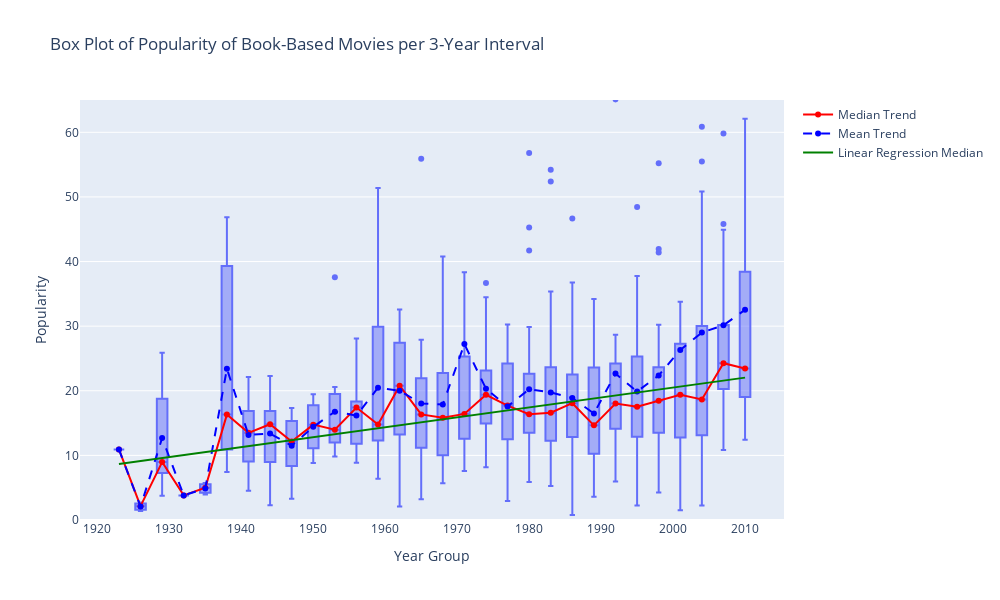
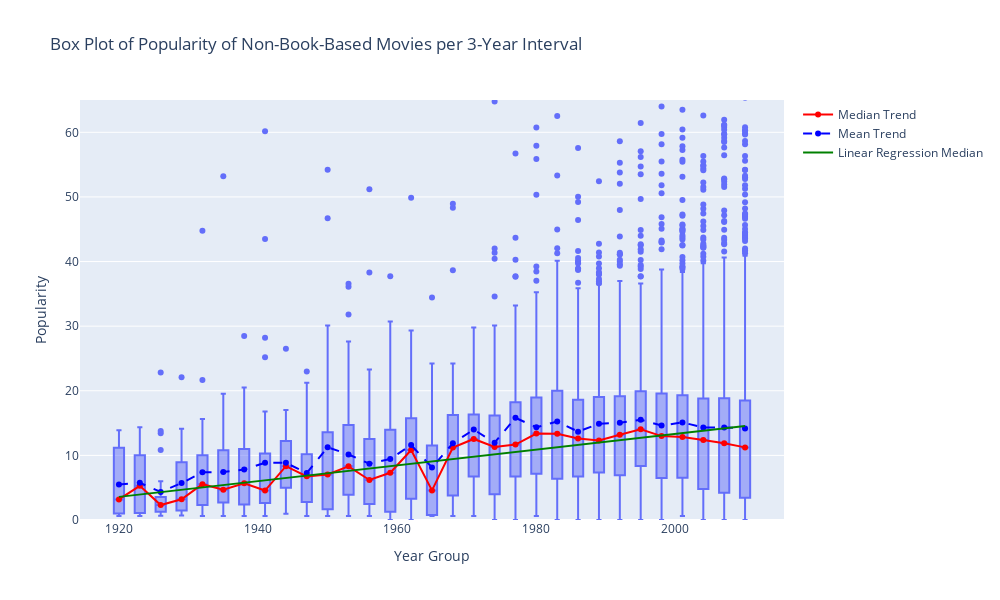
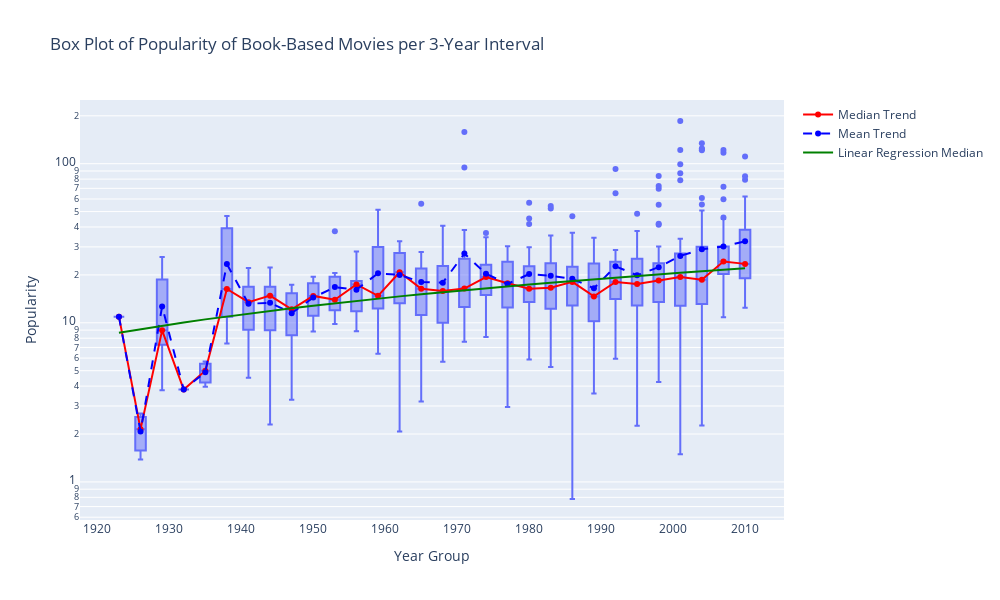
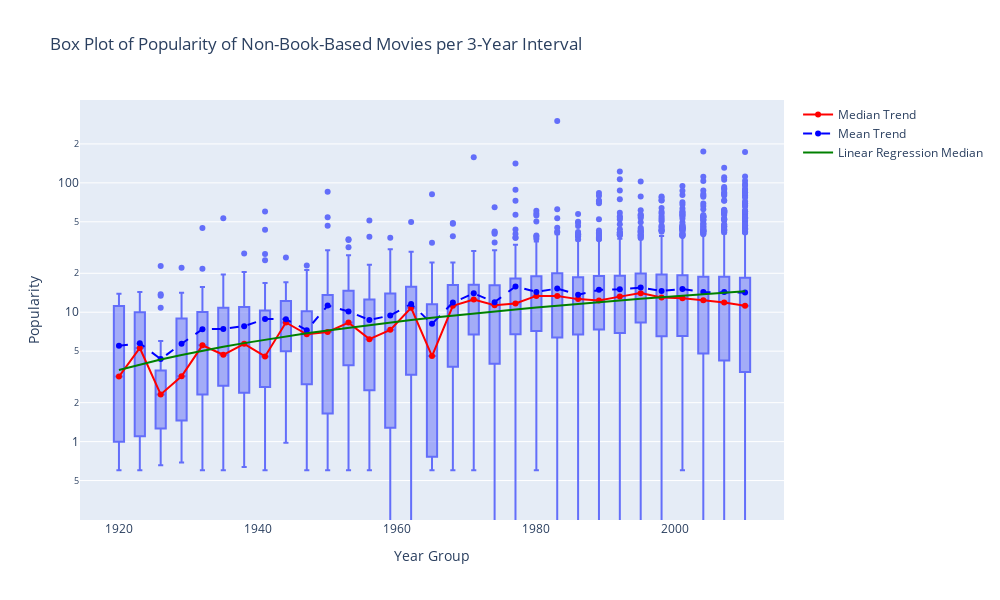

Notebook source saved alongside these figures, in order:
### Code cell
from src.utils.features_over_time_utils import plot_box_with_trends_over_time


plot_box_with_trends_over_time(
    based_on_books_df,
    value_column='popularity',
    title='Box Plot of Popularity of Book-Based Movies per 3-Year Interval',
    yaxis_label='Popularity',
    yaxis_range=(0, 65),
)

plot_box_with_trends_over_time(
    not_based_on_books_df,
    value_column='popularity',
    title='Box Plot of Popularity of Non-Book-Based Movies per 3-Year Interval',
    yaxis_label='Popularity',
    yaxis_range=(0, 65),
)

print("\n\n")

plot_box_with_trends_over_time(
    based_on_books_df,
    value_column='popularity',
    title='Box Plot of Popularity of Book-Based Movies per 3-Year Interval',
    yaxis_label='Popularity',
    use_log_y=True,
)

plot_box_with_trends_over_time(
    not_based_on_books_df,
    value_column='popularity',
    title='Box Plot of Popularity of Non-Book-Based Movies per 3-Year Interval',
    yaxis_label='Popularity',
    use_log_y=True,
)

### Figure 1 — Plotly figure (JSON) as saved in the notebook; plotly's stock layout.template omitted (floating-point values rounded to 4 significant figures; data arrays with more than 128 entries replaced by an {"elided": "..."} marker saying what was removed)
{"data": [{"alignmentgroup": "True", "hovertemplate": "Year Group=%{x}<br>Popularity=%{y}<extra></extra>", "legendgroup": "", "marker": {"color": "#636efa"}, "name": "", "notched": false, "offsetgroup": "", "orientation": "v", "showlegend": false, "x": {"elided": "655 int values"}, "x0": " ", "xaxis": "x", "y": {"elided": "655 float values"}, "y0": " ", "yaxis": "y", "type": "box"}, {"line": {"color": "red", "width": 2}, "mode": "lines+markers", "name": "Median Trend", "x": [1923, 1926, 1929, 1932, 1935, 1938, 1941, 1944, 1947, 1950, 1953, 1956, 1959, 1962, 1965, 1968, 1971, 1974, 1977, 1980, 1983, 1986, 1989, 1992, 1995, 1998, 2001, 2004, 2007, 2010], "y": [10.93, 2.146, 8.966, 3.808, 4.992, 16.31, 13.48, 14.82, 12.15, 14.76, 13.97, 17.41, 14.77, 20.79, 16.34, 15.84, 16.42, 19.37, 17.71, 16.38, 16.61, 18.08, 14.65, 18.04, 17.52, 18.46, 19.39, 18.66, 24.26, 23.46], "type": "scatter"}, {"line": {"color": "blue", "dash": "dash", "width": 2}, "mode": "lines+markers", "name": "Mean Trend", "x": [1923, 1926, 1929, 1932, 1935, 1938, 1941, 1944, 1947, 1950, 1953, 1956, 1959, 1962, 1965, 1968, 1971, 1974, 1977, 1980, 1983, 1986, 1989, 1992, 1995, 1998, 2001, 2004, 2007, 2010], "y": [10.93, 2.074, 12.68, 3.808, 4.889, 23.41, 13.16, 13.38, 11.5, 14.41, 16.77, 16.16, 20.47, 19.99, 18.03, 17.87, 27.23, 20.32, 17.57, 20.24, 19.75, 18.88, 16.48, 22.66, 19.87, 22.38, 26.31, 29.02, 30.13, 32.53], "type": "scatter"}, {"hovertemplate": "<b>OLS trendline</b><br>popularity = 0.15369 * year_group + -286.882<br>R<sup>2</sup>=0.632579<br><br>year_group=%{x}<br>popularity=%{y} <b>(trend)</b><extra></extra>", "legendgroup": "", "line": {"color": "green"}, "marker": {"color": "#636efa", "symbol": "circle"}, "mode": "lines", "name": "Linear Regression Median", "showlegend": true, "x": [1923, 1926, 1929, 1932, 1935, 1938, 1941, 1944, 1947, 1950, 1953, 1956, 1959, 1962, 1965, 1968, 1971, 1974, 1977, 1980, 1983, 1986, 1989, 1992, 1995, 1998, 2001, 2004, 2007, 2010], "xaxis": "x", "y": [8.664, 9.125, 9.586, 10.05, 10.51, 10.97, 11.43, 11.89, 12.35, 12.81, 13.28, 13.74, 14.2, 14.66, 15.12, 15.58, 16.04, 16.5, 16.96, 17.42, 17.89, 18.35, 18.81, 19.27, 19.73, 20.19, 20.65, 21.11, 21.57, 22.04], "yaxis": "y", "type": "scatter"}], "layout": {"xaxis": {"anchor": "y", "domain": [0.0, 1.0], "title": {"text": "Year Group"}}, "yaxis": {"anchor": "x", "domain": [0.0, 1.0], "title": {"text": "Popularity"}, "range": [0, 65]}, "legend": {"tracegroupgap": 0}, "title": {"text": "Box Plot of Popularity of Book-Based Movies per 3-Year Interval"}, "boxmode": "group", "width": 1000, "height": 600}}

### Figure 2 — Plotly figure (JSON) as saved in the notebook; plotly's stock layout.template omitted (floating-point values rounded to 4 significant figures; data arrays with more than 128 entries replaced by an {"elided": "..."} marker saying what was removed)
{"data": [{"alignmentgroup": "True", "hovertemplate": "Year Group=%{x}<br>Popularity=%{y}<extra></extra>", "legendgroup": "", "marker": {"color": "#636efa"}, "name": "", "notched": false, "offsetgroup": "", "orientation": "v", "showlegend": false, "x": {"elided": "6898 int values"}, "x0": " ", "xaxis": "x", "y": {"elided": "6898 float values"}, "y0": " ", "yaxis": "y", "type": "box"}, {"line": {"color": "red", "width": 2}, "mode": "lines+markers", "name": "Median Trend", "x": [1920, 1923, 1926, 1929, 1932, 1935, 1938, 1941, 1944, 1947, 1950, 1953, 1956, 1959, 1962, 1965, 1968, 1971, 1974, 1977, 1980, 1983, 1986, 1989, 1992, 1995, 1998, 2001, 2004, 2007, 2010], "y": [3.182, 5.291, 2.314, 3.201, 5.546, 4.689, 5.696, 4.556, 8.329, 6.755, 7.04, 8.312, 6.195, 7.309, 10.83, 4.582, 11.22, 12.54, 11.31, 11.67, 13.38, 13.36, 12.63, 12.31, 13.2, 14.05, 12.98, 12.85, 12.38, 11.89, 11.24], "type": "scatter"}, {"line": {"color": "blue", "dash": "dash", "width": 2}, "mode": "lines+markers", "name": "Mean Trend", "x": [1920, 1923, 1926, 1929, 1932, 1935, 1938, 1941, 1944, 1947, 1950, 1953, 1956, 1959, 1962, 1965, 1968, 1971, 1974, 1977, 1980, 1983, 1986, 1989, 1992, 1995, 1998, 2001, 2004, 2007, 2010], "y": [5.503, 5.755, 4.341, 5.711, 7.383, 7.432, 7.806, 8.866, 8.841, 7.271, 11.26, 10.14, 8.711, 9.441, 11.59, 8.131, 11.88, 14.0, 11.97, 15.81, 14.35, 15.24, 13.67, 14.9, 15.06, 15.51, 14.62, 15.1, 14.31, 14.32, 14.18], "type": "scatter"}, {"hovertemplate": "<b>OLS trendline</b><br>popularity = 0.121764 * year_group + -230.208<br>R<sup>2</sup>=0.785520<br><br>year_group=%{x}<br>popularity=%{y} <b>(trend)</b><extra></extra>", "legendgroup": "", "line": {"color": "green"}, "marker": {"color": "#636efa", "symbol": "circle"}, "mode": "lines", "name": "Linear Regression Median", "showlegend": true, "x": [1920, 1923, 1926, 1929, 1932, 1935, 1938, 1941, 1944, 1947, 1950, 1953, 1956, 1959, 1962, 1965, 1968, 1971, 1974, 1977, 1980, 1983, 1986, 1989, 1992, 1995, 1998, 2001, 2004, 2007, 2010], "xaxis": "x", "y": [3.58, 3.945, 4.311, 4.676, 5.041, 5.406, 5.772, 6.137, 6.502, 6.868, 7.233, 7.598, 7.964, 8.329, 8.694, 9.059, 9.425, 9.79, 10.16, 10.52, 10.89, 11.25, 11.62, 11.98, 12.35, 12.71, 13.08, 13.44, 13.81, 14.17, 14.54], "yaxis": "y", "type": "scatter"}], "layout": {"xaxis": {"anchor": "y", "domain": [0.0, 1.0], "title": {"text": "Year Group"}}, "yaxis": {"anchor": "x", "domain": [0.0, 1.0], "title": {"text": "Popularity"}, "range": [0, 65]}, "legend": {"tracegroupgap": 0}, "title": {"text": "Box Plot of Popularity of Non-Book-Based Movies per 3-Year Interval"}, "boxmode": "group", "width": 1000, "height": 600}}

### Figure 3 — Plotly figure (JSON) as saved in the notebook; plotly's stock layout.template omitted (floating-point values rounded to 4 significant figures; data arrays with more than 128 entries replaced by an {"elided": "..."} marker saying what was removed)
{"data": [{"alignmentgroup": "True", "hovertemplate": "Year Group=%{x}<br>Popularity=%{y}<extra></extra>", "legendgroup": "", "marker": {"color": "#636efa"}, "name": "", "notched": false, "offsetgroup": "", "orientation": "v", "showlegend": false, "x": {"elided": "655 int values"}, "x0": " ", "xaxis": "x", "y": {"elided": "655 float values"}, "y0": " ", "yaxis": "y", "type": "box"}, {"line": {"color": "red", "width": 2}, "mode": "lines+markers", "name": "Median Trend", "x": [1923, 1926, 1929, 1932, 1935, 1938, 1941, 1944, 1947, 1950, 1953, 1956, 1959, 1962, 1965, 1968, 1971, 1974, 1977, 1980, 1983, 1986, 1989, 1992, 1995, 1998, 2001, 2004, 2007, 2010], "y": [10.93, 2.146, 8.966, 3.808, 4.992, 16.31, 13.48, 14.82, 12.15, 14.76, 13.97, 17.41, 14.77, 20.79, 16.34, 15.84, 16.42, 19.37, 17.71, 16.38, 16.61, 18.08, 14.65, 18.04, 17.52, 18.46, 19.39, 18.66, 24.26, 23.46], "type": "scatter"}, {"line": {"color": "blue", "dash": "dash", "width": 2}, "mode": "lines+markers", "name": "Mean Trend", "x": [1923, 1926, 1929, 1932, 1935, 1938, 1941, 1944, 1947, 1950, 1953, 1956, 1959, 1962, 1965, 1968, 1971, 1974, 1977, 1980, 1983, 1986, 1989, 1992, 1995, 1998, 2001, 2004, 2007, 2010], "y": [10.93, 2.074, 12.68, 3.808, 4.889, 23.41, 13.16, 13.38, 11.5, 14.41, 16.77, 16.16, 20.47, 19.99, 18.03, 17.87, 27.23, 20.32, 17.57, 20.24, 19.75, 18.88, 16.48, 22.66, 19.87, 22.38, 26.31, 29.02, 30.13, 32.53], "type": "scatter"}, {"hovertemplate": "<b>OLS trendline</b><br>popularity = 0.15369 * year_group + -286.882<br>R<sup>2</sup>=0.632579<br><br>year_group=%{x}<br>popularity=%{y} <b>(trend)</b><extra></extra>", "legendgroup": "", "line": {"color": "green"}, "marker": {"color": "#636efa", "symbol": "circle"}, "mode": "lines", "name": "Linear Regression Median", "showlegend": true, "x": [1923, 1926, 1929, 1932, 1935, 1938, 1941, 1944, 1947, 1950, 1953, 1956, 1959, 1962, 1965, 1968, 1971, 1974, 1977, 1980, 1983, 1986, 1989, 1992, 1995, 1998, 2001, 2004, 2007, 2010], "xaxis": "x", "y": [8.664, 9.125, 9.586, 10.05, 10.51, 10.97, 11.43, 11.89, 12.35, 12.81, 13.28, 13.74, 14.2, 14.66, 15.12, 15.58, 16.04, 16.5, 16.96, 17.42, 17.89, 18.35, 18.81, 19.27, 19.73, 20.19, 20.65, 21.11, 21.57, 22.04], "yaxis": "y", "type": "scatter"}], "layout": {"xaxis": {"anchor": "y", "domain": [0.0, 1.0], "title": {"text": "Year Group"}}, "yaxis": {"anchor": "x", "domain": [0.0, 1.0], "title": {"text": "Popularity"}, "type": "log"}, "legend": {"tracegroupgap": 0}, "title": {"text": "Box Plot of Popularity of Book-Based Movies per 3-Year Interval"}, "boxmode": "group", "width": 1000, "height": 600}}

### Figure 4 — Plotly figure (JSON) as saved in the notebook; plotly's stock layout.template omitted (floating-point values rounded to 4 significant figures; data arrays with more than 128 entries replaced by an {"elided": "..."} marker saying what was removed)
{"data": [{"alignmentgroup": "True", "hovertemplate": "Year Group=%{x}<br>Popularity=%{y}<extra></extra>", "legendgroup": "", "marker": {"color": "#636efa"}, "name": "", "notched": false, "offsetgroup": "", "orientation": "v", "showlegend": false, "x": {"elided": "6898 int values"}, "x0": " ", "xaxis": "x", "y": {"elided": "6898 float values"}, "y0": " ", "yaxis": "y", "type": "box"}, {"line": {"color": "red", "width": 2}, "mode": "lines+markers", "name": "Median Trend", "x": [1920, 1923, 1926, 1929, 1932, 1935, 1938, 1941, 1944, 1947, 1950, 1953, 1956, 1959, 1962, 1965, 1968, 1971, 1974, 1977, 1980, 1983, 1986, 1989, 1992, 1995, 1998, 2001, 2004, 2007, 2010], "y": [3.182, 5.291, 2.314, 3.201, 5.546, 4.689, 5.696, 4.556, 8.329, 6.755, 7.04, 8.312, 6.195, 7.309, 10.83, 4.582, 11.22, 12.54, 11.31, 11.67, 13.38, 13.36, 12.63, 12.31, 13.2, 14.05, 12.98, 12.85, 12.38, 11.89, 11.24], "type": "scatter"}, {"line": {"color": "blue", "dash": "dash", "width": 2}, "mode": "lines+markers", "name": "Mean Trend", "x": [1920, 1923, 1926, 1929, 1932, 1935, 1938, 1941, 1944, 1947, 1950, 1953, 1956, 1959, 1962, 1965, 1968, 1971, 1974, 1977, 1980, 1983, 1986, 1989, 1992, 1995, 1998, 2001, 2004, 2007, 2010], "y": [5.503, 5.755, 4.341, 5.711, 7.383, 7.432, 7.806, 8.866, 8.841, 7.271, 11.26, 10.14, 8.711, 9.441, 11.59, 8.131, 11.88, 14.0, 11.97, 15.81, 14.35, 15.24, 13.67, 14.9, 15.06, 15.51, 14.62, 15.1, 14.31, 14.32, 14.18], "type": "scatter"}, {"hovertemplate": "<b>OLS trendline</b><br>popularity = 0.121764 * year_group + -230.208<br>R<sup>2</sup>=0.785520<br><br>year_group=%{x}<br>popularity=%{y} <b>(trend)</b><extra></extra>", "legendgroup": "", "line": {"color": "green"}, "marker": {"color": "#636efa", "symbol": "circle"}, "mode": "lines", "name": "Linear Regression Median", "showlegend": true, "x": [1920, 1923, 1926, 1929, 1932, 1935, 1938, 1941, 1944, 1947, 1950, 1953, 1956, 1959, 1962, 1965, 1968, 1971, 1974, 1977, 1980, 1983, 1986, 1989, 1992, 1995, 1998, 2001, 2004, 2007, 2010], "xaxis": "x", "y": [3.58, 3.945, 4.311, 4.676, 5.041, 5.406, 5.772, 6.137, 6.502, 6.868, 7.233, 7.598, 7.964, 8.329, 8.694, 9.059, 9.425, 9.79, 10.16, 10.52, 10.89, 11.25, 11.62, 11.98, 12.35, 12.71, 13.08, 13.44, 13.81, 14.17, 14.54], "yaxis": "y", "type": "scatter"}], "layout": {"xaxis": {"anchor": "y", "domain": [0.0, 1.0], "title": {"text": "Year Group"}}, "yaxis": {"anchor": "x", "domain": [0.0, 1.0], "title": {"text": "Popularity"}, "type": "log"}, "legend": {"tracegroupgap": 0}, "title": {"text": "Box Plot of Popularity of Non-Book-Based Movies per 3-Year Interval"}, "boxmode": "group", "width": 1000, "height": 600}}
